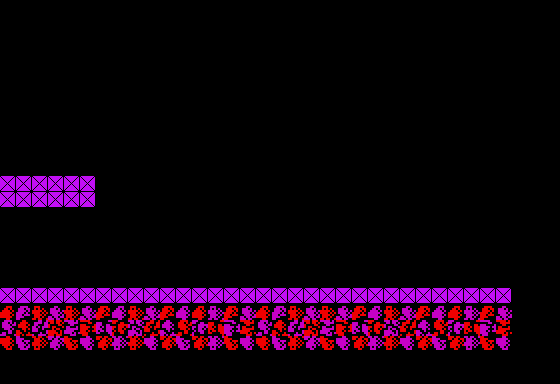

This game map was drawn from its Tiled (.tmx) file and the tilesets committed beside it. A one-line description and the trimmed map source follow:
An orthogonal 35x24 tile map with 16x16 px tiles, 4 tile layers (Stars, Tile Layer 1, Tile Layer 2, Collision), 35 tilesets and 2 objects (vitorc, bubble_creator).

<map version="1.0" orientation="orthogonal" width="35" height="24" tilewidth="16" tileheight="16">
 <properties>
  <property name="background_color" value="#000000" />
  <property name="nextLevel" value="L03S10" />
 </properties>
 <tileset firstgid="1" name="tiles" tilewidth="16" tileheight="16">
  <image source="../images/tiles.gif" width="240" height="512" />
 </tileset>
 <tileset firstgid="481" name="metatiles" tilewidth="16" tileheight="16">
  <image source="../images/metatiles.gif" width="128" height="16" />
  <tile id="0">
   <properties>
    <property name="type" value="solid" />
   </properties>
  </tile>
 </tileset>
 <tileset firstgid="489" name="ship" tilewidth="176" tileheight="128">
  <image source="../images/ship.gif" width="176" height="128" />
 </tileset>
 <tileset firstgid="490" name="ship_fire" tilewidth="16" tileheight="32">
  <image source="../images/ship_fire.gif" width="48" height="128" />
 </tileset>
 <tileset firstgid="502" name="light" tilewidth="16" tileheight="16">
  <image source="../images/light.gif" width="128" height="32" />
 </tileset>
 <tileset firstgid="518" name="vitorc" tilewidth="48" tileheight="64">
  <image source="../images/vitorc.gif" width="528" height="64" />
 </tileset>
 <tileset firstgid="529" name="turret" tilewidth="96" tileheight="80">
  <image source="../images/turret.gif" width="96" height="80" />
 </tileset>
 <tileset firstgid="530" name="cocoon" tilewidth="80" tileheight="128">
  <image source="../images/cocoon.gif" width="80" height="128" />
 </tileset>
 <tileset firstgid="531" name="radar" tilewidth="80" tileheight="128">
  <image source="../images/radar.gif" width="80" height="128" />
 </tileset>
 <tileset firstgid="532" name="rocket" tilewidth="64" tileheight="96">
  <image source="../images/rocket.gif" width="64" height="96" />
 </tileset>
 <tileset firstgid="533" name="grenade_pack" tilewidth="32" tileheight="32">
  <image source="../images/grenade_pack.gif" width="32" height="32" />
 </tileset>
 <tileset firstgid="534" name="teleport" tilewidth="64" tileheight="96">
  <image source="../images/teleport.gif" width="512" height="96" />
 </tileset>
 <tileset firstgid="542" name="piston" tilewidth="48" tileheight="64">
  <image source="../images/piston.gif" width="48" height="64" />
 </tileset>
 <tileset firstgid="543" name="bubble" tilewidth="32" tileheight="32">
  <image source="../images/bubble.gif" width="96" height="192" />
 </tileset>
 <tileset firstgid="561" name="rocks" tilewidth="16" tileheight="16">
  <image source="../images/rocks.gif" width="512" height="48" />
 </tileset>
 <tileset firstgid="657" name="incubator" tilewidth="64" tileheight="96">
  <image source="../images/incubator.gif" width="64" height="96" />
 </tileset>
 <tileset firstgid="658" name="ammo_pack" tilewidth="32" tileheight="32">
  <image source="../images/ammo_pack.gif" width="32" height="32" />
 </tileset>
 <tileset firstgid="659" name="double_launcher" tilewidth="64" tileheight="48">
  <image source="../images/double_launcher.gif" width="64" height="48" />
 </tileset>
 <tileset firstgid="660" name="mine" tilewidth="32" tileheight="16">
  <image source="../images/mine.gif" width="32" height="16" />
 </tileset>
 <tileset firstgid="661" name="missile_guidance" tilewidth="64" tileheight="64">
  <image source="../images/missile_guidance.gif" width="64" height="64" />
 </tileset>
 <tileset firstgid="662" name="gate" tilewidth="16" tileheight="16">
  <image source="../images/gate.gif" width="176" height="144" />
 </tileset>
 <tileset firstgid="761" name="interceptor" tilewidth="32" tileheight="32">
  <image source="../images/interceptor.gif" width="96" height="192" />
 </tileset>
 <tileset firstgid="779" name="jellyfish" tilewidth="32" tileheight="32">
  <image source="../images/jellyfish.gif" width="96" height="192" />
 </tileset>
 <tileset firstgid="797" name="egg" tilewidth="16" tileheight="16">
  <image source="../images/egg.png" width="32" height="16" />
 </tileset>
 <tileset firstgid="799" name="waggon" tilewidth="64" tileheight="80">
  <image source="../images/waggon.gif" width="64" height="80" />
 </tileset>
 <tileset firstgid="800" name="combined_launcher_top" tilewidth="80" tileheight="32">
  <image source="../images/combined_launcher_top.gif" width="80" height="32" />
 </tileset>
 <tileset firstgid="801" name="combined_launcher_bottom" tilewidth="96" tileheight="32">
  <image source="../images/combined_launcher_bottom.gif" width="96" height="32" />
 </tileset>
 <tileset firstgid="802" name="square_light" tilewidth="16" tileheight="16">
  <image source="../images/square_light.gif" width="128" height="16" />
 </tileset>
 <tileset firstgid="810" name="discharge" tilewidth="64" tileheight="32">
  <image source="../images/discharge.gif" width="320" height="256" />
 </tileset>
 <tileset firstgid="850" name="fungus" tilewidth="48" tileheight="64">
  <image source="../images/fungus.gif" width="48" height="64" />
 </tileset>
 <tileset firstgid="851" name="louse" tilewidth="32" tileheight="32">
  <image source="../images/louse.gif" width="96" height="192" />
 </tileset>
 <tileset firstgid="869" name="beam" tilewidth="16" tileheight="256">
  <image source="../images/beam.gif" width="128" height="256" />
 </tileset>
 <tileset firstgid="877" name="gate" tilewidth="176" tileheight="144">
  <image source="../images/gate.gif" width="176" height="144" />
 </tileset>
 <tileset firstgid="878" name="flasher" tilewidth="32" tileheight="32">
  <image source="../images/flasher.gif" width="64" height="192" />
 </tileset>
 <tileset firstgid="890" name="fir" tilewidth="32" tileheight="32">
  <image source="../images/fir.gif" width="32" height="192" />
 </tileset>
 <layer name="Stars" width="35" height="24">
  <data>[840 cells, 0 non-empty, 0 distinct tile ids]</data>
 </layer>
 <objectgroup name="Object Layer 3" width="35" height="24" />
 <layer name="Tile Layer 1" width="35" height="24">
  <data>[840 cells, 64 non-empty, 1 distinct tile ids]</data>
 </layer>
 <objectgroup color="#a41e0c" name="Object Layer 1" width="35" height="24">
  <object name="vitorc" gid="518" x="0" y="288" />
  <object name="bubble_creator" gid="543" x="512" y="112">
   <properties>
    <property name="behavior" value="zig_zag" />
    <property name="delay" value="1.5" />
   </properties>
  </object>
 </objectgroup>
 <objectgroup name="Object Layer 2" width="35" height="24" />
 <layer name="Tile Layer 2" width="35" height="24">
  <data>[840 cells, 140 non-empty, 108 distinct tile ids]</data>
 </layer>
 <objectgroup name="Object Layer 4" width="35" height="24" />
 <layer name="Collision" width="35" height="24">
  <data>[840 cells, 44 non-empty, 1 distinct tile ids]</data>
 </layer>
</map>
